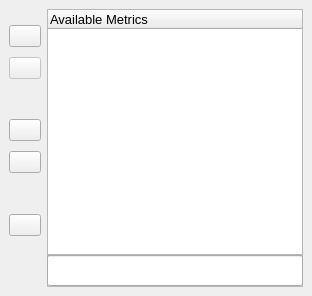
     <widget class="QWidget" name="Widget3" >
      <attribute name="title" >
       <string>Metrics</string>
      </attribute>
      <layout class="QGridLayout" >
       <property name="margin" >
        <number>9</number>
       </property>
       <property name="spacing" >
        <number>6</number>
       </property>
       <item row="0" column="0" >
        <layout class="QHBoxLayout" >
         <property name="margin" >
          <number>0</number>
         </property>
         <property name="spacing" >
          <number>6</number>
         </property>
         <item>
          <layout class="QVBoxLayout" >
           <property name="margin" >
            <number>0</number>
           </property>
           <property name="spacing" >
            <number>0</number>
           </property>
           <item>
            <spacer>
             <property name="orientation" >
              <enum>Qt::Vertical</enum>
             </property>
             <property name="sizeType" >
              <enum>QSizePolicy::Fixed</enum>
             </property>
             <property name="sizeHint" >
              <size>
               <width>20</width>
               <height>16</height>
              </size>
             </property>
            </spacer>
           </item>
           <item>
            <widget class="QPushButton" name="metricInfoButton" >
             <property name="sizePolicy" >
              <sizepolicy>
               <hsizetype>0</hsizetype>
               <vsizetype>0</vsizetype>
               <horstretch>0</horstretch>
               <verstretch>0</verstretch>
              </sizepolicy>
             </property>
             <property name="maximumSize" >
              <size>
               <width>32</width>
               <height>32</height>
              </size>
             </property>
             <property name="toolTip" >
              <string>Metric Info</string>
             </property>
             <property name="text" >
              <string/>
             </property>
             <property name="icon" >
              <iconset resource="kmchart.qrc" >:/help-browser.png</iconset>
             </property>
            </widget>
           </item>
           <item>
            <spacer>
             <property name="orientation" >
              <enum>Qt::Vertical</enum>
             </property>
             <property name="sizeType" >
              <enum>QSizePolicy::Fixed</enum>
             </property>
             <property name="sizeHint" >
              <size>
               <width>20</width>
               <height>10</height>
              </size>
             </property>
            </spacer>
           </item>
           <item>
            <widget class="QPushButton" name="metricSearchButton" >
             <property name="enabled" >
              <bool>false</bool>
             </property>
             <property name="sizePolicy" >
              <sizepolicy>
               <hsizetype>0</hsizetype>
               <vsizetype>0</vsizetype>
               <horstretch>0</horstretch>
               <verstretch>0</verstretch>
              </sizepolicy>
             </property>
             <property name="maximumSize" >
              <size>
               <width>32</width>
               <height>32</height>
              </size>
             </property>
             <property name="toolTip" >
              <string>Metric Search</string>
             </property>
             <property name="text" >
              <string/>
             </property>
             <property name="icon" >
              <iconset resource="kmchart.qrc" >:/system-search.png</iconset>
             </property>
            </widget>
           </item>
           <item>
            <spacer>
             <property name="orientation" >
              <enum>Qt::Vertical</enum>
             </property>
             <property name="sizeHint" >
              <size>
               <width>20</width>
               <height>40</height>
              </size>
             </property>
            </spacer>
           </item>
           <item>
            <widget class="QPushButton" name="metricDeleteButton" >
             <property name="sizePolicy" >
              <sizepolicy>
               <hsizetype>0</hsizetype>
               <vsizetype>0</vsizetype>
               <horstretch>0</horstretch>
               <verstretch>0</verstretch>
              </sizepolicy>
             </property>
             <property name="maximumSize" >
              <size>
               <width>32</width>
               <height>32</height>
              </size>
             </property>
             <property name="toolTip" >
              <string>Remove plot from chart</string>
             </property>
             <property name="text" >
              <string/>
             </property>
             <property name="icon" >
              <iconset resource="kmchart.qrc" >:/process-stop.png</iconset>
             </property>
            </widget>
           </item>
           <item>
            <spacer>
             <property name="orientation" >
              <enum>Qt::Vertical</enum>
             </property>
             <property name="sizeType" >
              <enum>QSizePolicy::Fixed</enum>
             </property>
             <property name="sizeHint" >
              <size>
               <width>20</width>
               <height>10</height>
              </size>
             </property>
            </spacer>
           </item>
           <item>
            <widget class="QPushButton" name="metricAddButton" >
             <property name="sizePolicy" >
              <sizepolicy>
               <hsizetype>0</hsizetype>
               <vsizetype>0</vsizetype>
               <horstretch>0</horstretch>
               <verstretch>0</verstretch>
              </sizepolicy>
             </property>
             <property name="maximumSize" >
              <size>
               <width>32</width>
               <height>32</height>
              </size>
             </property>
             <property name="toolTip" >
              <string>Insert plot into chart</string>
             </property>
             <property name="text" >
              <string/>
             </property>
             <property name="icon" >
              <iconset resource="kmchart.qrc" >:/go-previous.png</iconset>
             </property>
            </widget>
           </item>
           <item>
            <spacer>
             <property name="orientation" >
              <enum>Qt::Vertical</enum>
             </property>
             <property name="sizeHint" >
              <size>
               <width>20</width>
               <height>41</height>
              </size>
             </property>
            </spacer>
           </item>
           <item>
            <widget class="QPushButton" name="sourceButton" >
             <property name="sizePolicy" >
              <sizepolicy>
               <hsizetype>0</hsizetype>
               <vsizetype>0</vsizetype>
               <horstretch>0</horstretch>
               <verstretch>0</verstretch>
              </sizepolicy>
             </property>
             <property name="maximumSize" >
              <size>
               <width>32</width>
               <height>32</height>
              </size>
             </property>
             <property name="toolTip" >
              <string>Add new host</string>
             </property>
             <property name="text" >
              <string/>
             </property>
            </widget>
           </item>
           <item>
            <spacer>
             <property name="orientation" >
              <enum>Qt::Vertical</enum>
             </property>
             <property name="sizeType" >
              <enum>QSizePolicy::Fixed</enum>
             </property>
             <property name="sizeHint" >
              <size>
               <width>20</width>
               <height>51</height>
              </size>
             </property>
            </spacer>
           </item>
          </layout>
         </item>
         <item>
          <layout class="QVBoxLayout" >
           <property name="margin" >
            <number>0</number>
           </property>
           <property name="spacing" >
            <number>0</number>
           </property>
           <item>
            <widget class="QTreeWidget" name="availableMetricsTreeWidget" >
             <property name="font" >
              <font>
               <pointsize>10</pointsize>
              </font>
             </property>
             <property name="cursor" >
              <cursor>0</cursor>
             </property>
             <property name="mouseTracking" >
              <bool>true</bool>
             </property>
             <property name="frameShape" >
              <enum>QFrame::StyledPanel</enum>
             </property>
             <property name="verticalScrollBarPolicy" >
              <enum>Qt::ScrollBarAsNeeded</enum>
             </property>
             <property name="alternatingRowColors" >
              <bool>true</bool>
             </property>
             <property name="selectionMode" >
              <enum>QAbstractItemView::ExtendedSelection</enum>
             </property>
             <property name="rootIsDecorated" >
              <bool>false</bool>
             </property>
             <property name="uniformRowHeights" >
              <bool>true</bool>
             </property>
             <property name="columnCount" >
              <number>1</number>
             </property>
             <column>
              <property name="text" >
               <string>Available Metrics</string>
              </property>
             </column>
            </widget>
           </item>
           <item>
            <widget class="QFrame" name="availableMetricFrame" >
             <property name="sizePolicy" >
              <sizepolicy>
               <hsizetype>7</hsizetype>
               <vsizetype>0</vsizetype>
               <horstretch>0</horstretch>
               <verstretch>0</verstretch>
              </sizepolicy>
             </property>
             <property name="minimumSize" >
              <size>
               <width>32</width>
               <height>32</height>
              </size>
             </property>
             <property name="frameShape" >
              <enum>QFrame::StyledPanel</enum>
             </property>
             <property name="frameShadow" >
              <enum>QFrame::Raised</enum>
             </property>
             <widget class="QLineEdit" name="availableMetricLineEdit" >
              <property name="geometry" >
               <rect>
                <x>0</x>
                <y>0</y>
                <width>256</width>
                <height>31</height>
               </rect>
              </property>
              <property name="font" >
               <font>
                <pointsize>10</pointsize>
                <weight>75</weight>
                <bold>true</bold>
               </font>
              </property>
              <property name="text" >
               <string/>
              </property>
              <property name="readOnly" >
               <bool>true</bool>
              </property>
             </widget>
            </widget>
           </item>
          </layout>
         </item>
        </layout>
       </item>
      </layout>
     </widget>
